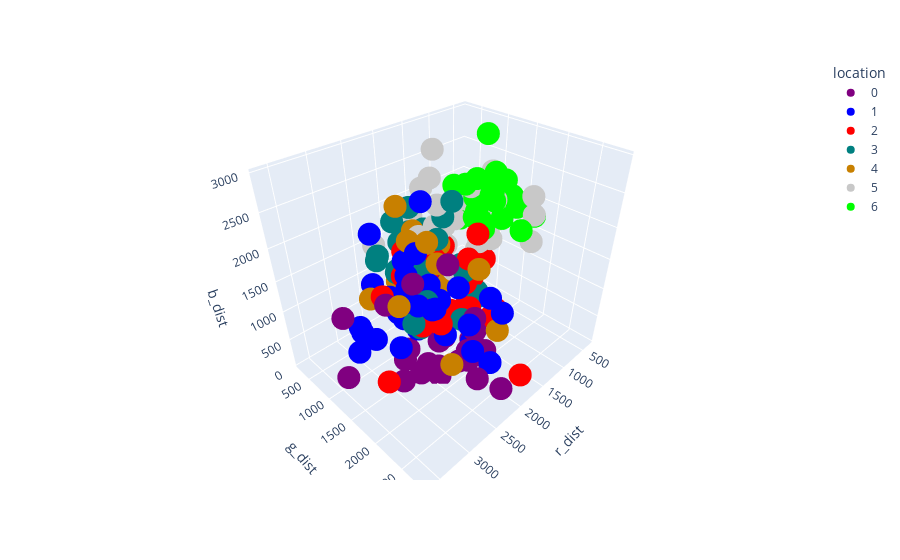

Source (notebook cell):
### Code cell
fig = px.scatter_3d(df, x='r_dist', y='g_dist', z='b_dist',
              color='location', color_discrete_map=color_discrete_map)
fig.show()
